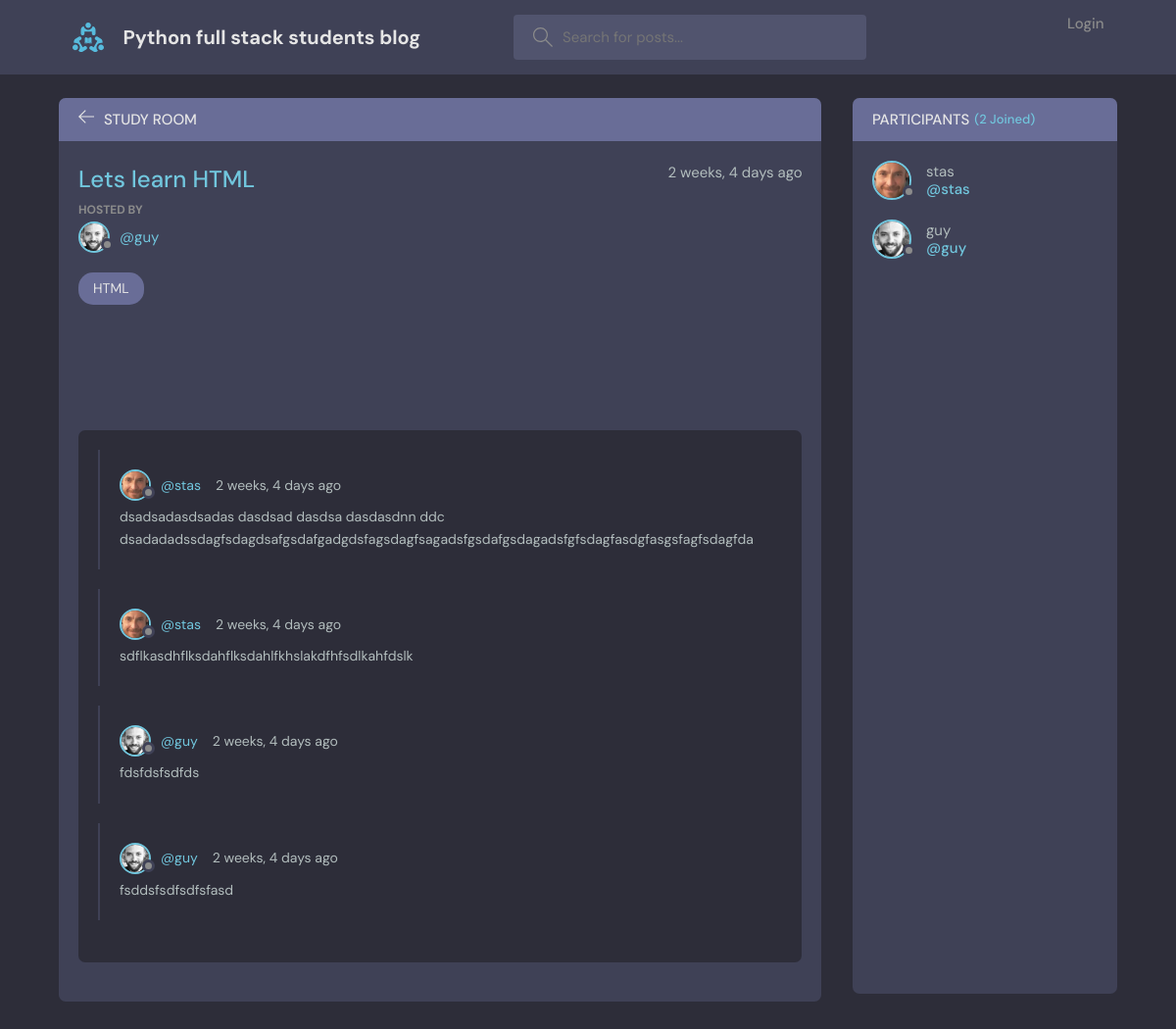
Page /room/2/ on the committed database.
### base/models.py (models this page shows, shortened)
class Room(models.Model):
    host = models.ForeignKey(User, on_delete=models.SET_NULL, null=True)
    topic = models.ForeignKey(Topic, on_delete=models.SET_NULL, null=True)
    name = models.CharField(max_length=200)
    description = models.TextField(null=True, blank=True)
    participants = models.ManyToManyField(User, related_name='participants', blank=True)
    updated = models.DateTimeField(auto_now=True)
    created = models.DateTimeField(auto_now_add=True)
    class Meta:
        ordering = ['-updated', '-created']

class User(AbstractUser):
    name = models.CharField(max_length=200, null=True)
    email = models.EmailField(unique=True, null=True)
    bio = models.TextField(null=True)
    avatar = models.ImageField(null=True, default="avatar.svg")
    USERNAME_FIELD = 'email'
    REQUIRED_FIELDS = ['username']

class Topic(models.Model):
    name = models.CharField(max_length=200)
    def __str__(self):
        return self.name

class Message(models.Model):
    user = models.ForeignKey(User, on_delete=models.CASCADE)
    room = models.ForeignKey(Room, on_delete=models.CASCADE)
    body = models.TextField()
    updated = models.DateTimeField(auto_now=True)
    created = models.DateTimeField(auto_now_add=True)
    class Meta:
        ordering = ['-updated', '-created']

### base/views.py (the view, shortened to what this page needs)
# urls.py: path('room/<str:pk>/', views.room, name="room") ,
def room(request, pk):
    room = Room.objects.get(id=pk)
    room_messages = room.message_set.all()
    participants = room.participants.all()
    context = {'room':room, 'room_messages':room_messages, 'participants':participants}
    return render(request,'base/room.html', context)

### base/templates/base/room.html (shortened to what this page needs)
{% extends 'main.html' %}
{% block content %}
    <main class="profile-page layout layout--2">
      <div class="container">
        <div class="room">
          <div class="room__top">
            <div class="room__topLeft">
              <a href="{% url 'home' %}">
                <svg version="1.1" xmlns="http://www.w3.org/2000/svg" width="32" height="32" viewBox="0 0 32 32">
                  <title>arrow-left</title>
                  <path
                    d="M13.723 2.286l-13.723 13.714 13.719 13.714 1.616-1.611-10.96-10.96h27.625v-2.286h-27.625l10.965-10.965-1.616-1.607z"
                  ></path>
                </svg>
              </a>
              <h3>Study Room</h3>
            </div>
          </div>
          <div class="room__box scroll">
            <div class="room__header scroll">
              <div class="room__info">
                <h3>{{room.name}}</h3>
                <span>{{room.created|timesince}} ago</span>
              </div>
              <div class="room__hosted">
                <p>Hosted By</p>
                <a href="{% url 'user-profile' room.host.id %}}" class="room__author">
                  <div class="avatar avatar--small">
                    <img src="{{room.host.avatar.url}}" />
                  </div>
                  <span>@{{room.host.username}}</span>
                </a>
              </div>
              <span class="room__topics">{{room.topic}}</span>
            </div>
            <div class="room__conversation">
              <div class="threads scroll">
                {% for message in room_messages %}
                <div class="thread">
                  <div class="thread__top">
                    <div class="thread__author">
                      <a href="{% url 'user-profile' message.user.id %}" class="thread__authorInfo">
                        <div class="avatar avatar--small">
                          <img src="{{message.user.avatar.url}}" />
                        </div>
                        <span>@{{message.user.username}}</span>
                      </a>
                      <span class="thread__date">{{message.created|timesince}} ago</span>
                    </div>
                  </div>
                  <div class="thread__details">
                    {{message.body}}
                  </div>
                </div>
               {% endfor %}
              </div>
            </div>
          </div>
        </div>
        <div class="participants">
          <h3 class="participants__top">Participants<span>({{participants.count}} Joined)</span></h3>
          <div class="participants__list scroll">
            {% for user in participants %}
            <a href="{% url 'user-profile' user.id %}" class="participant">
              <div class="avatar avatar--medium">
                <img src="{{user.avatar.url}}" />
              </div>
              <p>
                {{user.username}}
                <span>@{{user.username}}</span>
              </p>
            </a>
            {% endfor %}
          </div>
        </div>
      </div>
    </main>
    {% endblock %}

### templates/main.html (shortened to what this page needs)
<!DOCTYPE html>
{% load static %}
<html lang="en">
  <head>
    <link rel="stylesheet" href="{% static 'styles/style.css' %}" />
  </head>
  <body>
        {% include 'navbar.html' %}
    {% block content %}
    {% endblock %}
  </body>
</html>

### templates/navbar.html (shortened to what this page needs)
{% load static %}
<header class="header header--loggedIn">
    <div class="container">
      <a href="{% url 'home' %}" class="header__logo">
        <img src="{% static 'images/logo.svg' %}" />
        <h1>Python full stack students blog</h1>
      </a>
      <form class="header__search" method="GET" action="{% url 'home' %}">
        <label>
          <input name="q" placeholder="Search for posts..." />
        </label>
      </form>
      <nav class="header__menu">
        {% if request.user.is_authenticated %}
        <div class="update-user">
          <a href="{% url 'user-profile' request.user.id %}">
            <div class="avatar avatar--medium active">
              <img src="{{request.user.avatar.url}}" />
            </div>
            <p>{{ request.user.username }}<span>@{{request.user.username }}</span></p>
          </a>
          <button class="dropdown-button">
            <svg version="1.1" xmlns="http://www.w3.org/2000/svg" width="32" height="32" viewBox="0 0 32 32">
              <title>chevron-down</title>
              <path d="M16 21l-13-13h-3l16 16 16-16h-3l-13 13z"></path>
            </svg>
          </button>
        </div>
        {% else %}
            <a href="{% url 'login' %}"
            <img scr="{% static 'images/avatar.svg' %}"    />
            <p>Login</p>
        {% endif %}
      </nav>
    </div>
  </header>

### rows in the picture
Room: name "Lets learn HTML", created "2 weeks, 4 days", host.avatar (picture), host.username "guy", topic "HTML"
Message: user.avatar (picture), user.username "stas", created "2 weeks, 4 days", body "dsadsadasdsadas dasdsad dasdsa dasdasdnn ddc dsadadadssdagfsdagdsafgsdafgadgdsfagsdagfsagadsfgsdafgsdagadsfgfsdagfasdgfasgsfagfsdagfda"
Message: user.avatar (picture), user.username "stas", created "2 weeks, 4 days", body "sdflkasdhflksdahflksdahlfkhslakdfhfsdlkahfdslk"
Message: user.avatar (picture), user.username "guy", created "2 weeks, 4 days", body "fdsfdsfsdfds"
Message: user.avatar (picture), user.username "guy", created "2 weeks, 4 days", body "fsddsfsdfsdfsfasd"
User: avatar (picture), username "stas"
User: avatar (picture), username "guy"

### other values in the picture
{{ participants.count }} "2"
